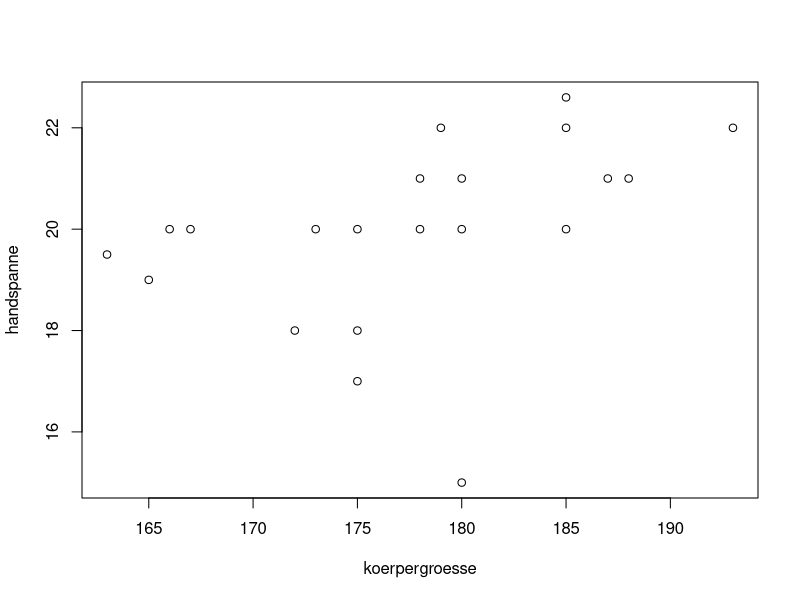
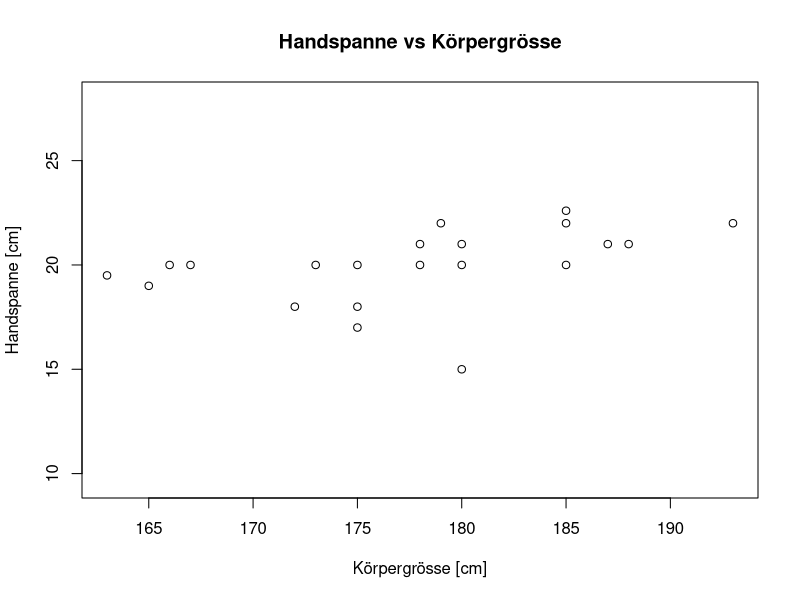
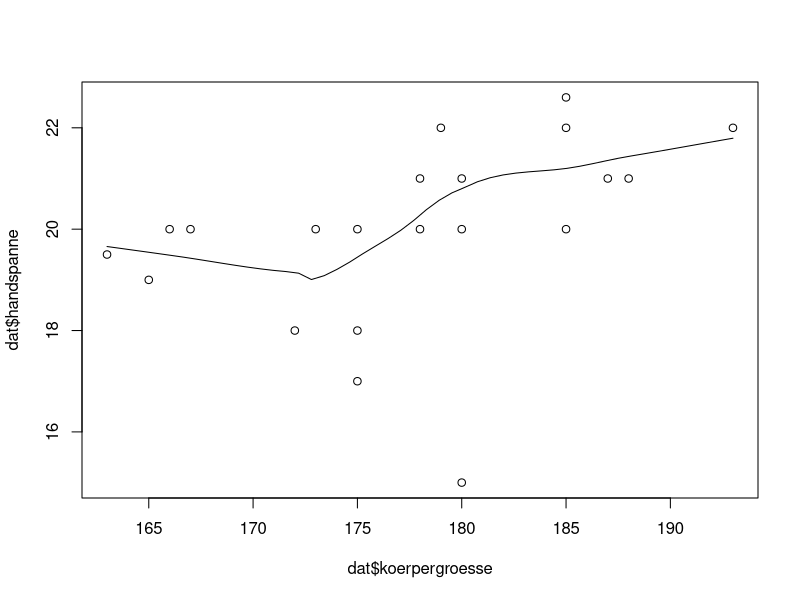
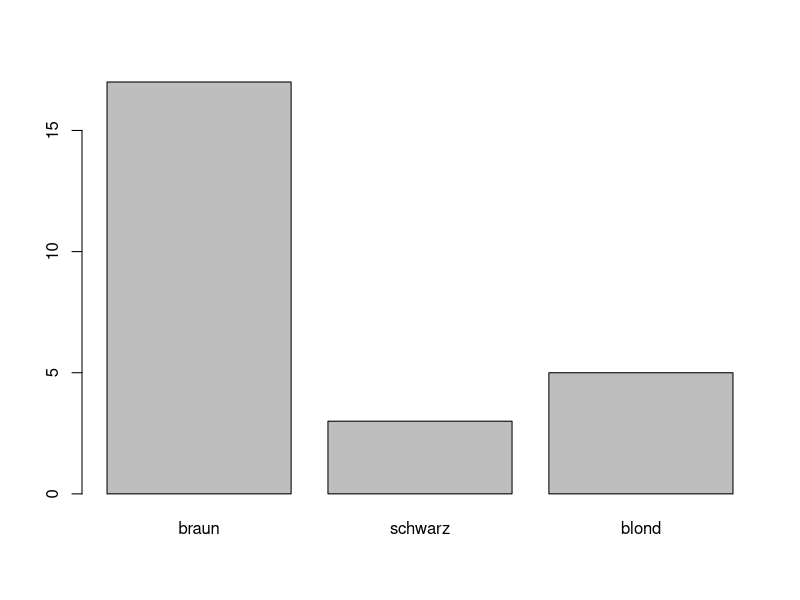
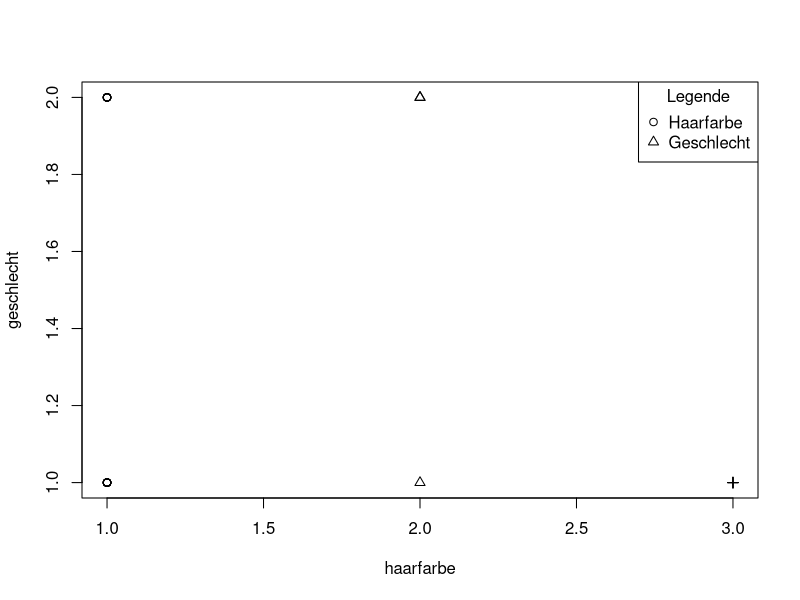
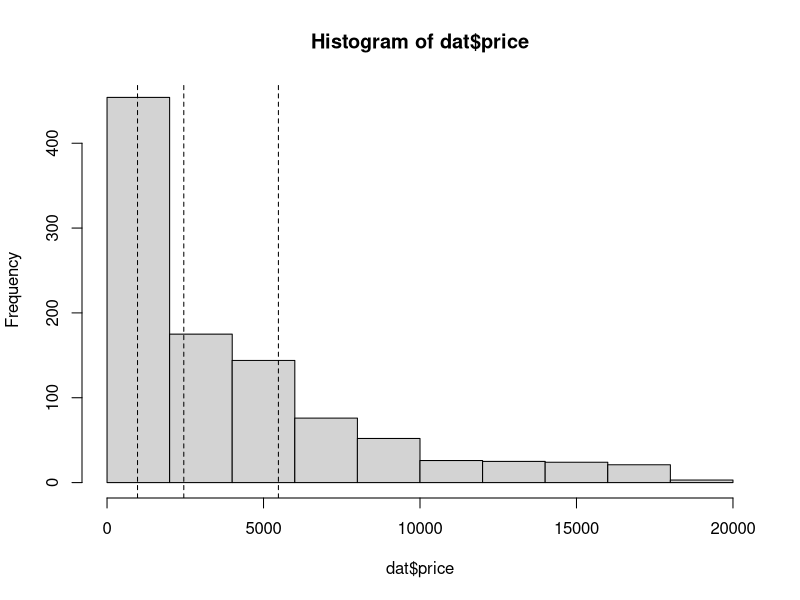
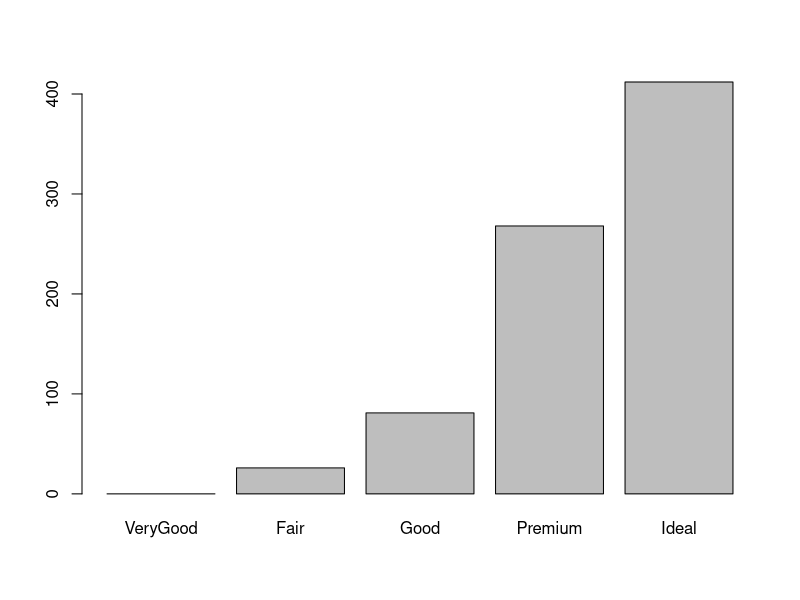
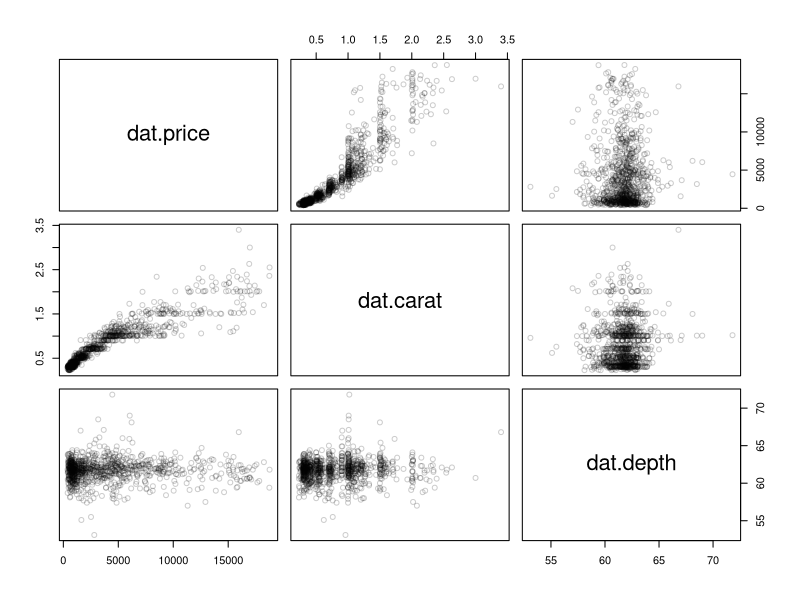

Here is the R script that generated these plots, in order:
# ---- Aufgabe 1 ----
library(readxl)
dat<-read_excel("./data/selfOutpu.xlsx")

# A
plot(handspanne ~ koerpergroesse, data = dat)

# B
plot(handspanne ~ koerpergroesse, data = dat, ylab = "Handspanne [cm]", xlab = "Körpergrösse [cm]", main = "Handspanne vs Körpergrösse", asp=1)

scatter.smooth(dat$koerpergroesse, dat$handspanne)

# Nicht linear monoton steigend

# C
dat
dat[dat$geschlecht == "weiblich", "geschlechtCol"] <- "red4"
dat[dat$geschlecht == "männlich", "geschlechtCol"] <- "seagreen4"
str(dat)

# D
dat$haarfarbe <- factor(dat$haarfarbe, levels = c("braun", "schwarz", "blond"))

plot(dat$haarfarbe)

# E
dat$geschlecht <- factor(dat$geschlecht, levels = c("männlich", "weiblich"))

dat$geschlecht <- as.numeric(dat$geschlecht)
dat$haarfarbe <- as.numeric(dat$haarfarbe)

plot(geschlecht ~ haarfarbe, data = dat, pch = dat$haarfarbe)
legend("topright", title="Legende", legend = c("Haarfarbe", "Geschlecht"), pch = dat$haarfarbe)


# ---- Aufgabe 2 ----
# A
dat <- read.csv('./data/diamanten.csv', sep = ";")
dat

hist(dat$price)
# Rechtsschief

# B
abline(v=quantile(dat$price,probs=c(0.25,0.5, 0.75)),lty=2)

# C
dat$cut <- factor(dat$cut, levels = c("VeryGood","Fair","Good","Premium","Ideal"), ordered = T)
barplot(table(dat$cut))

# D
comparision <- data.frame(dat$price, dat$carat, dat$depth)
pairs(comparision, col=rgb(0,0,0,alpha=0.2))

# E
# 7000 bis 1700

# F
boxplot(price ~ clarity, data = dat)
# Sehr viele ausreisser
# 2 Klassen sind sehr tief, aber haben hohe ausreisser
# Alles kann bis 15000 Kosten